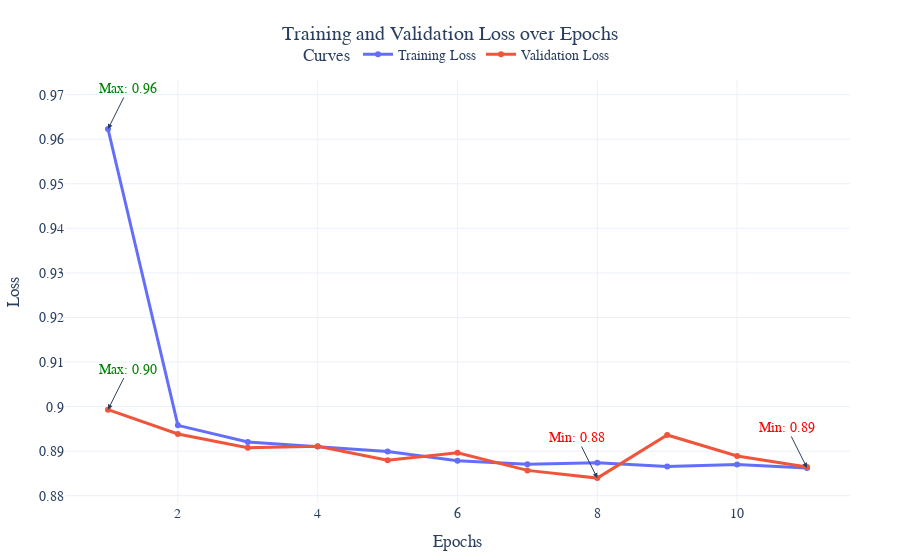

The cell this chart's notebook holds for it:
### Code cell
trainer = Trainer(
    model=model,
    config=TrainerConfig(
        criterion='cross_entropy',
        optimizer='adam',
        early_stopping_patience=2,
        learning_rate=1e-3,
        weight_decay=1e-5,
        save_weights_path="./models/bert_adult.pth",
        batch_size=128
    )
)
trainer.train(train_dataset, val_dataset, epochs=20, visualize=True)

### Figure 1 — Plotly figure (JSON) as saved in the notebook; plotly's stock layout.template omitted (floating-point values rounded to 4 significant figures)
{"data": [{"hovertemplate": "%{x}, %{y}<extra>Training Loss</extra>", "line": {"width": 3}, "marker": {"size": 6}, "mode": "lines+markers", "name": "Training Loss", "type": "scatter", "x": [1, 2, 3, 4, 5, 6, 7, 8, 9, 10, 11, 12, 13, 14, 15, 16, 17, 18, 19, 20], "y": [0.9623, 0.8958, 0.8921, 0.891, 0.8899, 0.8879, 0.887, 0.8874, 0.8865, 0.887, 0.8862]}, {"hovertemplate": "%{x}, %{y}<extra>Validation Loss</extra>", "line": {"width": 3}, "marker": {"size": 6}, "mode": "lines+markers", "name": "Validation Loss", "type": "scatter", "x": [1, 2, 3, 4, 5, 6, 7, 8, 9, 10, 11, 12, 13, 14, 15, 16, 17, 18, 19, 20], "y": [0.8993, 0.8939, 0.8908, 0.8911, 0.888, 0.8896, 0.8857, 0.884, 0.8936, 0.8889, 0.8865]}], "layout": {"annotations": [{"arrowhead": 2, "ax": -20, "ay": -40, "font": {"color": "red"}, "showarrow": true, "text": "Min: 0.89", "x": 11, "y": 0.8862}, {"arrowhead": 2, "ax": 20, "ay": -40, "font": {"color": "green"}, "showarrow": true, "text": "Max: 0.96", "x": 1, "y": 0.9623}, {"arrowhead": 2, "ax": -20, "ay": -40, "font": {"color": "red"}, "showarrow": true, "text": "Min: 0.88", "x": 8, "y": 0.884}, {"arrowhead": 2, "ax": 20, "ay": -40, "font": {"color": "green"}, "showarrow": true, "text": "Max: 0.90", "x": 1, "y": 0.8993}], "font": {"family": "Arial, sans-serif", "size": 14}, "legend": {"orientation": "h", "title": {"text": "Curves"}, "x": 0.5, "xanchor": "center", "y": 1.02, "yanchor": "bottom"}, "margin": {"b": 50, "l": 50, "r": 50, "t": 80}, "title": {"text": "Training and Validation Loss over Epochs", "x": 0.5, "xanchor": "center"}, "xaxis": {"title": {"text": "Epochs"}}, "yaxis": {"title": {"text": "Loss"}}}}
